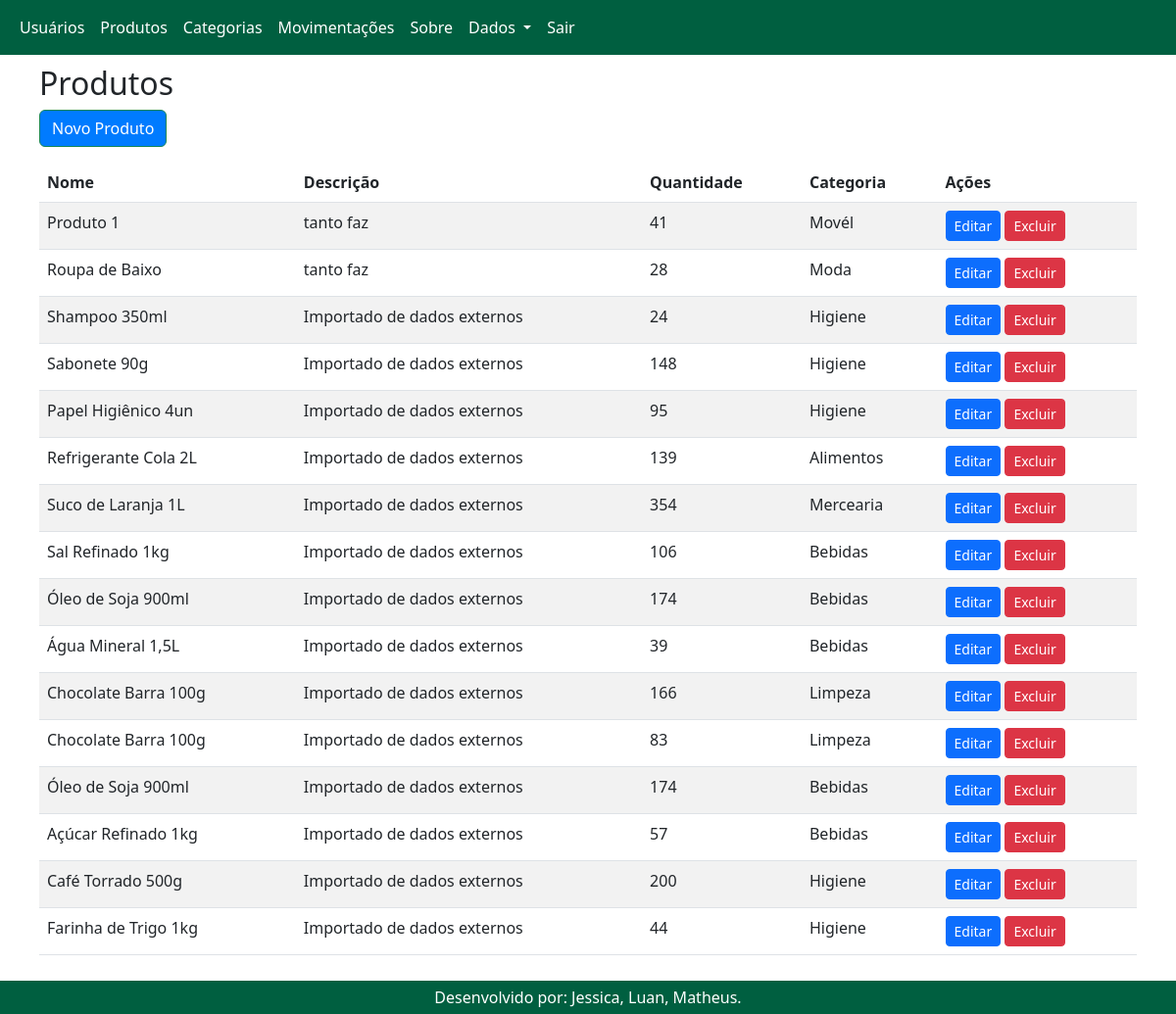
/produtos, run on an earlier commit of the app's database.
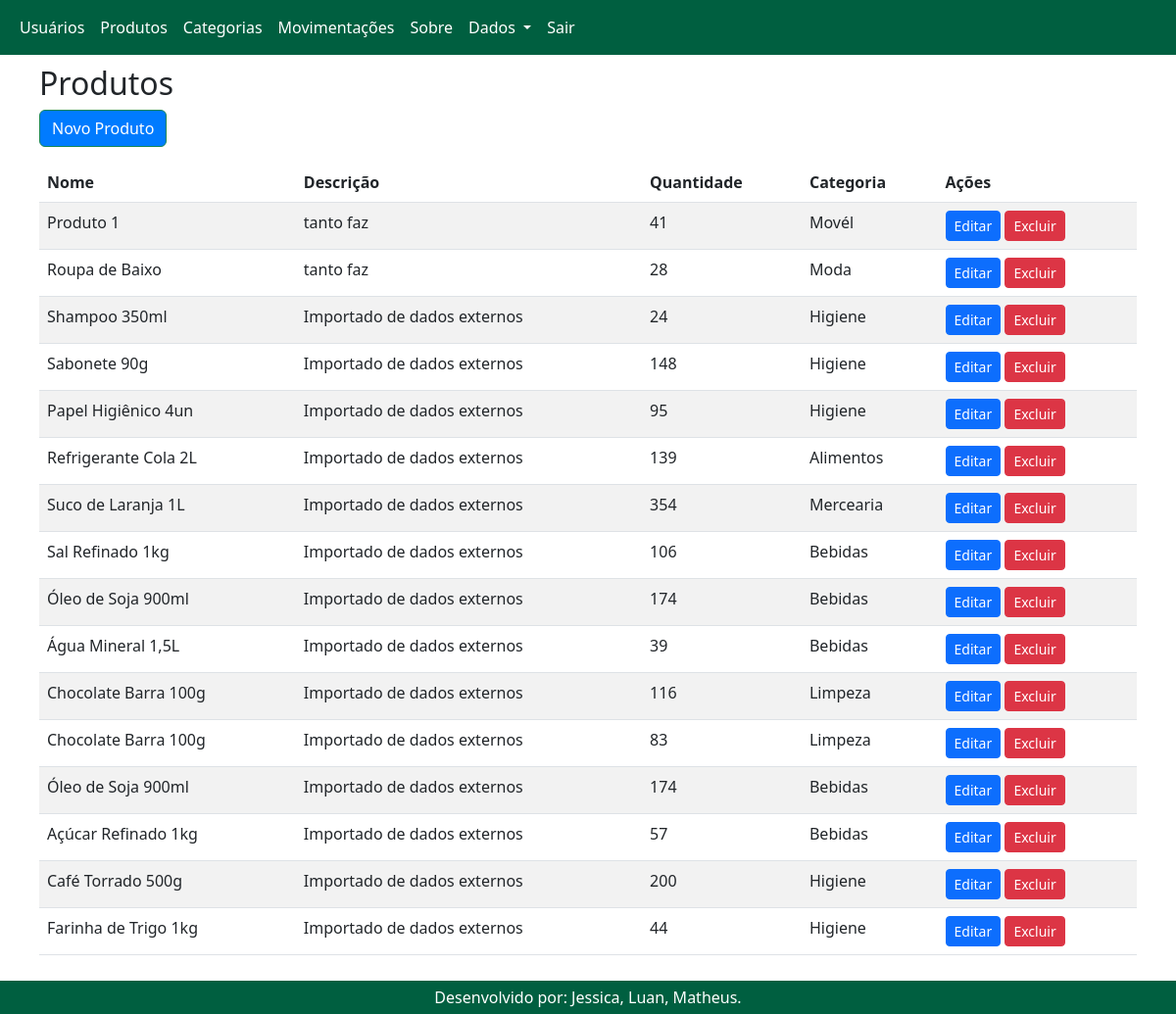
And on a later commit of the database.
### app.py (models this page shows)
class Produto(db.Model):
    id = db.Column(db.Integer, primary_key=True)
    nome = db.Column(db.String(100), nullable=False)
    descricao = db.Column(db.String(200))
    quantidade = db.Column(db.Integer, default=0)
    categoria_id = db.Column(db.Integer, db.ForeignKey('categoria.id'))
    categoria = db.relationship('Categoria')

class Categoria(db.Model):
    id = db.Column(db.Integer, primary_key=True)
    nome = db.Column(db.String(100), nullable=False)

### app.py (the view)
@app.route('/produtos')
def listar_produtos():
    produtos = Produto.query.all()
    return render_template('produtos.html', produtos=produtos)

### templates/produtos.html (shortened to what this page needs)
{% extends 'base.html' %}
{% block content %}
<h2>Produtos</h2>
<a href="/produto/novo" class="btn btn-success mb-3">Novo Produto</a>
<div class="table-responsive">
<table class="table table-striped">
    <thead><tr><th>Nome</th><th>Descrição</th><th>Quantidade</th><th>Categoria</th><th>Ações</th></tr></thead>
    <tbody>
        {% for produto in produtos %}
        <tr>
            <td>{{ produto.nome }}</td>
            <td>{{ produto.descricao }}</td>
            <td>{{ produto.quantidade }}</td>
            <td>{{ produto.categoria.nome }}</td>
            <td>
                <a href="/produto/editar/{{ produto.id }}" class="btn btn-primary btn-sm">Editar</a>
                <a href="/produto/excluir/{{ produto.id }}" class="btn btn-danger btn-sm">Excluir</a>
            </td>
        </tr>
        {% endfor %}
    </tbody>
</table>
</div>
{% endblock %}

What changed in the data, as far as the page shows it:
changed Produto (number 11 of 16 on the later page): quantidade "166" → "116"
